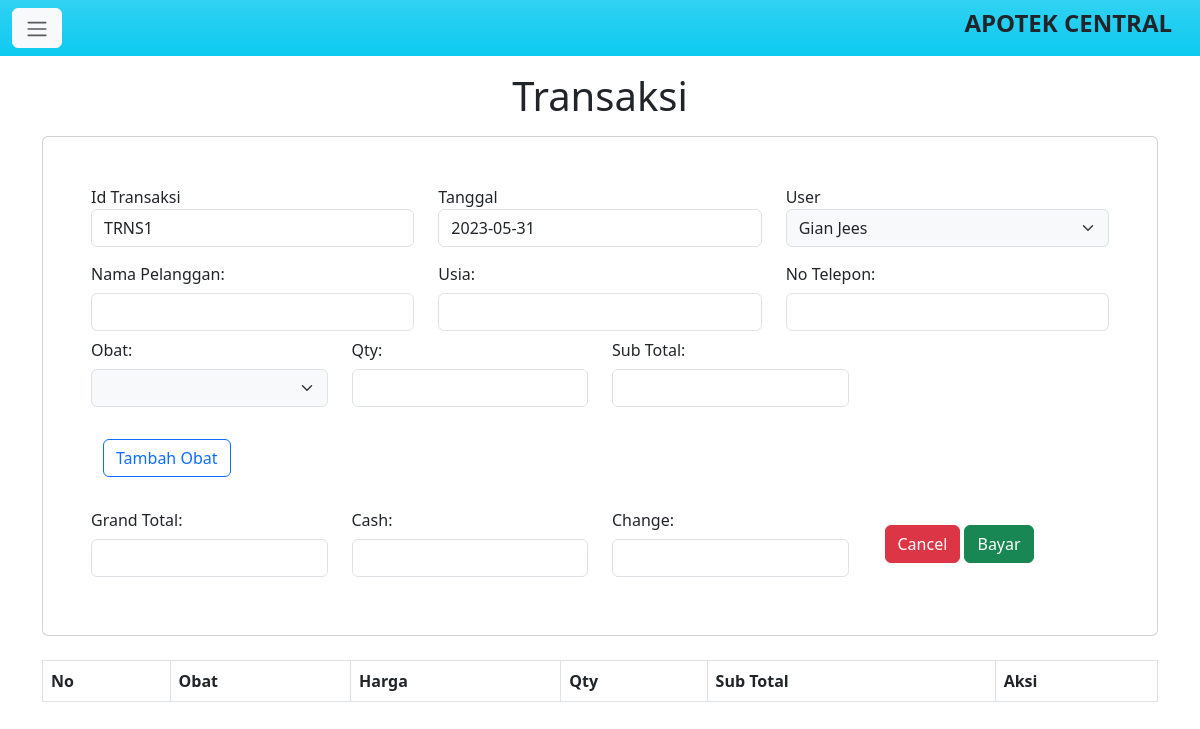
The page /admin/transaksi.php (signed in) on the database as committed earlier.
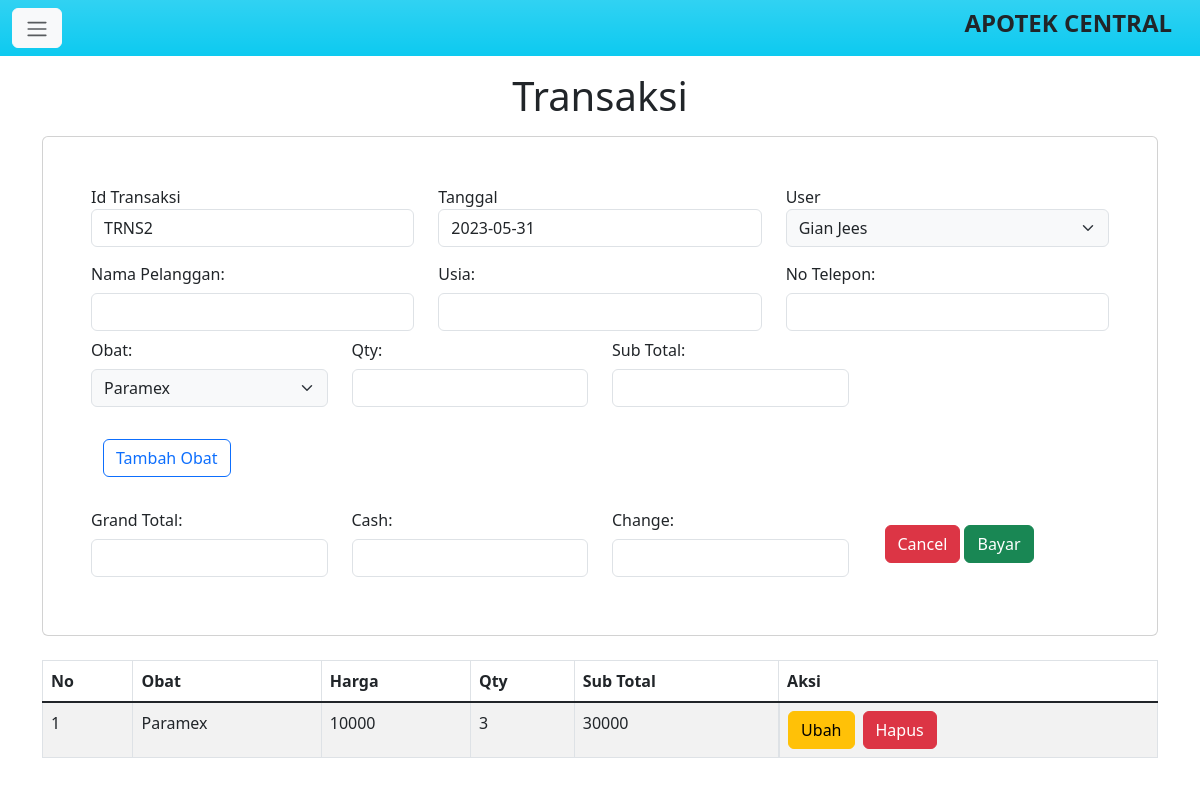
The same page on the database as committed later.
### tables this page shows
CREATE TABLE `tb_transaksi` (
  `id_transaksi` varchar(50) NOT NULL,
  `tgl_transaksi` date NOT NULL,
  `id_user` varchar(50) NOT NULL,
  `grand_total` double NOT NULL,
  `nama_plngn` varchar(50) NOT NULL,
  `usia` int(3) NOT NULL,
  `no_tlp` varchar(15) NOT NULL
);

CREATE TABLE `tb_detail_transaksi` (
  `id_detail` varchar(50) NOT NULL,
  `id_transaksi` varchar(50) NOT NULL,
  `id_obat` varchar(50) NOT NULL,
  `qty` int(11) NOT NULL,
  `sub_total` double NOT NULL
);

CREATE TABLE `tb_obat` (
  `id_obat` varchar(50) NOT NULL,
  `nama_obat` varchar(50) NOT NULL,
  `id_jenis` varchar(50) NOT NULL,
  `id_kategori` varchar(50) NOT NULL,
  `id_rak` varchar(50) NOT NULL,
  `stock_obat` int(11) NOT NULL,
  `harga` int(11) NOT NULL,
  `status_obat` enum('tersedia','kosong') NOT NULL
);

### admin/transaksi.php (the view, shortened to what the changed rows need)
<?php
include 'config.php';
$sql2 = mysqli_query($conn, "SELECT id_transaksi FROM tb_transaksi ORDER BY id_transaksi  DESC LIMIT 1");
$row2 = mysqli_fetch_assoc($sql2);
if ($row2) {
    $lastId = $row2['id_transaksi'];
    $lastNumber = substr($lastId, 4);
    $newNumber = intval($lastNumber) + 1;
    $newId = "TRNS" . $newNumber;
} else {
    $newId = "TRNS1";
}
?>
<!doctype html>
<html lang="en">
<head>
    <link href="https://cdn.jsdelivr.net/npm/bootstrap@5.3.0-alpha3/dist/css/bootstrap.min.css" rel="stylesheet">
    <link rel="stylesheet" href="https://cdn.datatables.net/1.13.4/css/jquery.dataTables.min.css">
</head>
<body>
    <h1 class="text-center mt-3 mb-3">Transaksi</h1>
    <div class="container">
        <form action="" method="post">
            <div class="card p-5">
                <div class="row">
                    <div class="col-lg-4">
                        <div class="form-group">
                            <label for="id_transaksi">Id Transaksi</label>
                            <input type="text" name="id" id="id" class="form-control" value="<?php echo $newId ?>" readonly>
                        </div>
                    </div>
                    <div class="col-lg-3">
                        <div class="form-group">
                            <label for="obat" class="col-form-label">Obat:</label>
                            <select name="obat[]" id="obat" class="form-select bg-body-tertiary rounded" onchange="calculateSubtotal()">
                                <?php
                                include 'config.php';
                                $query = mysqli_query($conn, "SELECT * FROM tb_obat");
                                while ($row = mysqli_fetch_assoc($query)) {
                                    $id = $row['id_obat'];
                                    $harga = $row['harga'];
                                    $nama_obat = $row['nama_obat'];
                                    echo '<option value="' . $id . '" data-harga="' . $harga . '">' . $nama_obat . '</option>';
                                }
                                ?>
                            </select>
                        </div>
                    </div>
                </div>
            </div>
        </form>
        <table class="table table-striped table-bordered mt-4" id="tbl_detail">
            <thead>
                <tr>
                    <th>No</th>
                    <th>Obat</th>
                    <th>Harga</th>
                    <th>Qty</th>
                    <th>Sub Total</th>
                    <th>Aksi</th>
                </tr>
            </thead>
            <tbody class="table-group-divider">
                <?php
                include 'config.php';
                $query = mysqli_query($conn, "SELECT * FROM tb_detail_transaksi JOIN tb_obat ON tb_obat.id_obat = tb_detail_transaksi.id_obat JOIN tb_transaksi ON tb_transaksi.id_transaksi = tb_detail_transaksi.id_transaksi");
                while ($data = mysqli_fetch_array($query)) {
                ?>
                    <tr>
                        <td> <?php echo $data['id_detail']; ?> </td>
                        <td> <?php echo $data['nama_obat']; ?> </td>
                        <td> <?php echo $data['harga']; ?> </td>
                        <td> <?php echo $data['qty']; ?> </td>
                        <td> <?php echo $data['sub_total']; ?> </td>
                        <td class="d-flex"> <button type="button" class="btn btn-warning me-2" data-bs-toggle="modal" data-bs-target="#modalUbah<?php echo $data['id_detail']; ?>">
                                Ubah
                            </button>
                            <button type="button" class="btn btn-danger" data-bs-toggle="modal" data-bs-target="#modalHapus<?php echo $data['id_detail']; ?>">
                                Hapus
                            </button>
                        </td>
                    </tr>
                <?php
                }
                ?>
            </tbody>
        </table>
    </div>
</body>
</html>

Rows that differ between the two databases and show on the page:
added tb_transaksi: id "TRNS2"
added tb_detail_transaksi: id_detail "1", id_obat.nama_obat "Paramex", id_obat.harga "10000", qty "3", sub_total "30000"
Other text that changed with them:
form field value: (not shown) → "Paramex"
form field id: "TRNS1" → (not shown)
